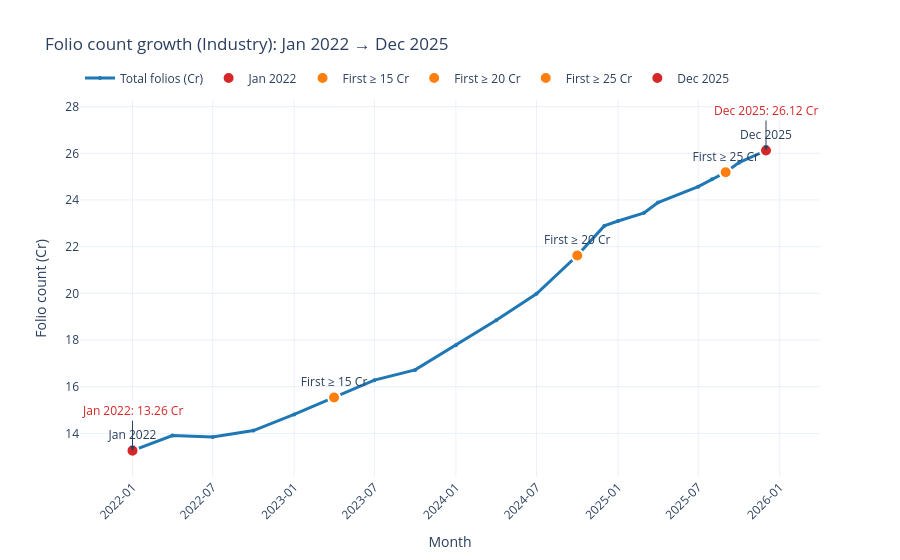

Notebook code cell kept with this figure:
### Markdown cell above
# Folio count growth — line chart (Industry)
Folio count from **Jan 2022 (~13.26 Cr)** to **Dec 2025 (~26.12 Cr)** with key milestone markers.

### Code cell
from pathlib import Path
import pandas as pd
import plotly.graph_objects as go

# --- repo-root detection (works from any notebook working directory) ---
_HERE = Path(__file__).resolve() if '__file__' in globals() else Path.cwd()

def _find_repo_root(start: Path) -> Path:
    cand = start
    for _ in range(10):
        if (cand / 'Data' / 'processed' / 'industry_folio_count_clean.csv').exists():
            return cand
        if cand.name == 'notebooks':
            parent = cand.parent
            if (parent / 'Data' / 'processed' / 'industry_folio_count_clean.csv').exists():
                return parent
        cand = cand.parent
    return start.parent

_REPO_ROOT = _find_repo_root(_HERE)
DATA_PATH = _REPO_ROOT / 'Data' / 'processed' / 'industry_folio_count_clean.csv'

if not DATA_PATH.exists():
    raise FileNotFoundError(f'Missing file: {DATA_PATH.resolve()}')

df = pd.read_csv(DATA_PATH)
df['month'] = pd.to_datetime(df['month'], errors='coerce')
df['total_folios_crore'] = pd.to_numeric(df['total_folios_crore'], errors='coerce')
df = df.dropna(subset=['month', 'total_folios_crore']).sort_values('month')

# --- Milestones ---
m_start = pd.Timestamp('2022-01-01')
m_end = pd.Timestamp('2025-12-01')

def _value_at(month_ts: pd.Timestamp) -> float:
    row = df.loc[df['month'] == month_ts]
    if row.empty:
        return float('nan')
    return float(row['total_folios_crore'].iloc[0])

start_val = _value_at(m_start)
end_val = _value_at(m_end)

thresholds = [15.0, 20.0, 25.0]
milestones = []

for t in thresholds:
    hit = df.loc[df['total_folios_crore'] >= t].copy()
    hit = hit[hit['month'] >= pd.Timestamp('2022-01-01')]
    if hit.empty:
        continue
    first = hit.iloc[0]
    milestones.append({
        'month': pd.Timestamp(first['month']),
        'value': float(first['total_folios_crore']),
        'label': f'First ≥ {t:.0f} Cr'
    })

# Required endpoints
milestones.append({'month': m_start, 'value': float(start_val), 'label': 'Jan 2022'})
milestones.append({'month': m_end, 'value': float(end_val), 'label': 'Dec 2025'})

# Clean + dedupe by month
milestones = [m for m in milestones if pd.notna(m['value'])]
by_month = {m['month']: m for m in milestones}
milestones = sorted(by_month.values(), key=lambda x: x['month'])

# --- Build Plotly figure ---
fig = go.Figure()
fig.add_trace(
    go.Scatter(
        x=df['month'],
        y=df['total_folios_crore'],
        mode='lines+markers',
        name='Total folios (Cr)',
        line=dict(color='#1f77b4', width=3),
        marker=dict(size=4, color='#1f77b4'),
    )
)

for m in milestones:
    mk_color = '#d62728' if m['label'] in ['Jan 2022', 'Dec 2025'] else '#ff7f0e'
    fig.add_trace(
        go.Scatter(
            x=[m['month']],
            y=[m['value']],
            mode='markers+text',
            name=m['label'],
            text=[m['label']],
            textposition='top center',
            marker=dict(size=12, color=mk_color, line=dict(width=2, color='white'))
        )
    )

fig.update_layout(
    title='Folio count growth (Industry): Jan 2022 → Dec 2025',
    template='plotly_white',
    xaxis_title='Month',
    yaxis_title='Folio count (Cr)',
    hovermode='x unified',
    legend=dict(orientation='h', yanchor='bottom', y=1.02, xanchor='left', x=0),
)

fig.update_xaxes(tickformat='%Y-%m', tickangle=-45)

# Explicit annotations for endpoints
if pd.notna(start_val):
    fig.add_annotation(
        x=m_start,
        y=start_val,
        text=f'Jan 2022: {start_val:.2f} Cr',
        showarrow=True,
        arrowhead=2,
        ax=0,
        ay=-40,
        font=dict(color='#d62728'),
        bgcolor='rgba(255,255,255,0.8)'
    )

if pd.notna(end_val):
    fig.add_annotation(
        x=m_end,
        y=end_val,
        text=f'Dec 2025: {end_val:.2f} Cr',
        showarrow=True,
        arrowhead=2,
        ax=0,
        ay=-40,
        font=dict(color='#d62728'),
        bgcolor='rgba(255,255,255,0.8)'
    )

fig.show()

### Figure 1 — Plotly figure (JSON) as saved in the notebook; plotly's stock layout.template omitted (floating-point values rounded to 4 significant figures)
{"data": [{"line": {"color": "#1f77b4", "width": 3}, "marker": {"color": "#1f77b4", "size": 4}, "mode": "lines+markers", "name": "Total folios (Cr)", "type": "scatter", "x": ["2022-01-01T00:00:00.000000000", "2022-04-01T00:00:00.000000000", "2022-07-01T00:00:00.000000000", "2022-10-01T00:00:00.000000000", "2023-01-01T00:00:00.000000000", "2023-04-01T00:00:00.000000000", "2023-07-01T00:00:00.000000000", "2023-10-01T00:00:00.000000000", "2024-01-01T00:00:00.000000000", "2024-04-01T00:00:00.000000000", "2024-07-01T00:00:00.000000000", "2024-10-01T00:00:00.000000000", "2024-12-01T00:00:00.000000000", "2025-01-01T00:00:00.000000000", "2025-03-01T00:00:00.000000000", "2025-04-01T00:00:00.000000000", "2025-07-01T00:00:00.000000000", "2025-08-01T00:00:00.000000000", "2025-09-01T00:00:00.000000000", "2025-10-01T00:00:00.000000000", "2025-12-01T00:00:00.000000000"], "y": [13.26, 13.91, 13.85, 14.12, 14.81, 15.54, 16.28, 16.72, 17.78, 18.85, 19.98, 21.62, 22.89, 23.1, 23.45, 23.89, 24.57, 24.89, 25.19, 25.6, 26.12]}, {"marker": {"color": "#d62728", "line": {"color": "white", "width": 2}, "size": 12}, "mode": "markers+text", "name": "Jan 2022", "text": ["Jan 2022"], "textposition": "top center", "type": "scatter", "x": ["2022-01-01T00:00:00"], "y": [13.26]}, {"marker": {"color": "#ff7f0e", "line": {"color": "white", "width": 2}, "size": 12}, "mode": "markers+text", "name": "First ≥ 15 Cr", "text": ["First ≥ 15 Cr"], "textposition": "top center", "type": "scatter", "x": ["2023-04-01T00:00:00"], "y": [15.54]}, {"marker": {"color": "#ff7f0e", "line": {"color": "white", "width": 2}, "size": 12}, "mode": "markers+text", "name": "First ≥ 20 Cr", "text": ["First ≥ 20 Cr"], "textposition": "top center", "type": "scatter", "x": ["2024-10-01T00:00:00"], "y": [21.62]}, {"marker": {"color": "#ff7f0e", "line": {"color": "white", "width": 2}, "size": 12}, "mode": "markers+text", "name": "First ≥ 25 Cr", "text": ["First ≥ 25 Cr"], "textposition": "top center", "type": "scatter", "x": ["2025-09-01T00:00:00"], "y": [25.19]}, {"marker": {"color": "#d62728", "line": {"color": "white", "width": 2}, "size": 12}, "mode": "markers+text", "name": "Dec 2025", "text": ["Dec 2025"], "textposition": "top center", "type": "scatter", "x": ["2025-12-01T00:00:00"], "y": [26.12]}], "layout": {"annotations": [{"arrowhead": 2, "ax": 0, "ay": -40, "bgcolor": "rgba(255,255,255,0.8)", "font": {"color": "#d62728"}, "showarrow": true, "text": "Jan 2022: 13.26 Cr", "x": "2022-01-01T00:00:00", "y": 13.26}, {"arrowhead": 2, "ax": 0, "ay": -40, "bgcolor": "rgba(255,255,255,0.8)", "font": {"color": "#d62728"}, "showarrow": true, "text": "Dec 2025: 26.12 Cr", "x": "2025-12-01T00:00:00", "y": 26.12}], "hovermode": "x unified", "legend": {"orientation": "h", "x": 0, "xanchor": "left", "y": 1.02, "yanchor": "bottom"}, "title": {"text": "Folio count growth (Industry): Jan 2022 → Dec 2025"}, "xaxis": {"tickangle": -45, "tickformat": "%Y-%m", "title": {"text": "Month"}}, "yaxis": {"title": {"text": "Folio count (Cr)"}}}}
